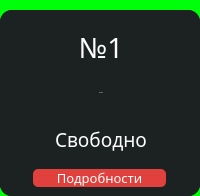
                  <widget class="QFrame" name="PC_1">
                   <property name="font">
                    <font>
                     <family>Montserrat Medium</family>
                    </font>
                   </property>
                   <property name="styleSheet">
                    <string notr="true">background-color: #00FF0A;
border-radius: 15px;</string>
                   </property>
                   <property name="frameShape">
                    <enum>QFrame::StyledPanel</enum>
                   </property>
                   <property name="frameShadow">
                    <enum>QFrame::Raised</enum>
                   </property>
                   <layout class="QVBoxLayout" name="verticalLayout_16">
                    <property name="spacing">
                     <number>0</number>
                    </property>
                    <property name="leftMargin">
                     <number>0</number>
                    </property>
                    <property name="topMargin">
                     <number>10</number>
                    </property>
                    <property name="rightMargin">
                     <number>0</number>
                    </property>
                    <property name="bottomMargin">
                     <number>0</number>
                    </property>
                    <item>
                     <widget class="QFrame" name="box_PC_1">
                      <property name="maximumSize">
                       <size>
                        <width>16777215</width>
                        <height>350</height>
                       </size>
                      </property>
                      <property name="styleSheet">
                       <string notr="true">background-color: rgb(28, 33, 34);
border-radius: 12px;</string>
                      </property>
                      <property name="frameShape">
                       <enum>QFrame::StyledPanel</enum>
                      </property>
                      <property name="frameShadow">
                       <enum>QFrame::Raised</enum>
                      </property>
                      <layout class="QVBoxLayout" name="verticalLayout_17">
                       <property name="spacing">
                        <number>0</number>
                       </property>
                       <property name="leftMargin">
                        <number>0</number>
                       </property>
                       <property name="topMargin">
                        <number>0</number>
                       </property>
                       <property name="rightMargin">
                        <number>0</number>
                       </property>
                       <property name="bottomMargin">
                        <number>0</number>
                       </property>
                       <item>
                        <widget class="QFrame" name="frame_1">
                         <property name="frameShape">
                          <enum>QFrame::StyledPanel</enum>
                         </property>
                         <property name="frameShadow">
                          <enum>QFrame::Raised</enum>
                         </property>
                         <layout class="QVBoxLayout" name="verticalLayout_18">
                          <property name="leftMargin">
                           <number>0</number>
                          </property>
                          <property name="rightMargin">
                           <number>0</number>
                          </property>
                          <item>
                           <widget class="QFrame" name="num_PC_1">
                            <property name="font">
                             <font>
                              <family>Montserrat Medium</family>
                             </font>
                            </property>
                            <property name="frameShape">
                             <enum>QFrame::StyledPanel</enum>
                            </property>
                            <property name="frameShadow">
                             <enum>QFrame::Raised</enum>
                            </property>
                            <layout class="QHBoxLayout" name="horizontalLayout_5">
                             <property name="leftMargin">
                              <number>11</number>
                             </property>
                             <item>
                              <widget class="QLabel" name="num_1">
                               <property name="font">
                                <font>
                                 <family>Montserrat Medium</family>
                                 <pointsize>-1</pointsize>
                                 <weight>7</weight>
                                 <italic>false</italic>
                                 <bold>false</bold>
                                </font>
                               </property>
                               <property name="layoutDirection">
                                <enum>Qt::LeftToRight</enum>
                               </property>
                               <property name="styleSheet">
                                <string notr="true">color: #fff; font-size: 28px;font: 57 28px &quot;Montserrat Medium&quot;;</string>
                               </property>
                               <property name="text">
                                <string>№1</string>
                               </property>
                               <property name="alignment">
                                <set>Qt::AlignCenter</set>
                               </property>
                              </widget>
                             </item>
                            </layout>
                           </widget>
                          </item>
                          <item>
                           <widget class="QFrame" name="timer_PC_1">
                            <property name="font">
                             <font>
                              <family>Montserrat Medium</family>
                             </font>
                            </property>
                            <property name="frameShape">
                             <enum>QFrame::StyledPanel</enum>
                            </property>
                            <property name="frameShadow">
                             <enum>QFrame::Raised</enum>
                            </property>
                            <layout class="QHBoxLayout" name="horizontalLayout_6">
                             <property name="leftMargin">
                              <number>11</number>
                             </property>
                             <item>
                              <widget class="QLabel" name="timer_1">
                               <property name="font">
                                <font>
                                 <family>Montserrat Medium</family>
                                 <pointsize>-1</pointsize>
                                 <weight>7</weight>
                                 <italic>false</italic>
                                 <bold>false</bold>
                                </font>
                               </property>
                               <property name="styleSheet">
                                <string notr="true">color: #fff; font: 57 25px &quot;Montserrat Medium&quot;;</string>
                               </property>
                               <property name="text">
                                <string>00:00:00</string>
                               </property>
                               <property name="alignment">
                                <set>Qt::AlignCenter</set>
                               </property>
                              </widget>
                             </item>
                            </layout>
                           </widget>
                          </item>
                          <item>
                           <widget class="QFrame" name="line_1">
                            <property name="maximumSize">
                             <size>
                              <width>200</width>
                              <height>2</height>
                             </size>
                            </property>
                            <property name="styleSheet">
                             <string notr="true">background-color: #7B7B7B;</string>
                            </property>
                            <property name="frameShape">
                             <enum>QFrame::StyledPanel</enum>
                            </property>
                            <property name="frameShadow">
                             <enum>QFrame::Raised</enum>
                            </property>
                           </widget>
                          </item>
                         </layout>
                        </widget>
                       </item>
                       <item>
                        <widget class="QFrame" name="frame_2">
                         <property name="maximumSize">
                          <size>
                           <width>16777215</width>
                           <height>150</height>
                          </size>
                         </property>
                         <property name="frameShape">
                          <enum>QFrame::StyledPanel</enum>
                         </property>
                         <property name="frameShadow">
                          <enum>QFrame::Raised</enum>
                         </property>
                         <layout class="QVBoxLayout" name="verticalLayout_19">
                          <property name="spacing">
                           <number>0</number>
                          </property>
                          <property name="leftMargin">
                           <number>0</number>
                          </property>
                          <property name="topMargin">
                           <number>0</number>
                          </property>
                          <property name="rightMargin">
                           <number>0</number>
                          </property>
                          <property name="bottomMargin">
                           <number>0</number>
                          </property>
                          <item>
                           <widget class="QFrame" name="info_PC_1">
                            <property name="maximumSize">
                             <size>
                              <width>16777215</width>
                              <height>42</height>
                             </size>
                            </property>
                            <property name="font">
                             <font>
                              <family>Montserrat Medium</family>
                             </font>
                            </property>
                            <property name="frameShape">
                             <enum>QFrame::StyledPanel</enum>
                            </property>
                            <property name="frameShadow">
                             <enum>QFrame::Raised</enum>
                            </property>
                            <layout class="QHBoxLayout" name="horizontalLayout_7">
                             <property name="leftMargin">
                              <number>11</number>
                             </property>
                             <item>
                              <widget class="QLabel" name="info_1">
                               <property name="font">
                                <font>
                                 <family>Montserrat Medium</family>
                                 <pointsize>-1</pointsize>
                                 <weight>7</weight>
                                 <italic>false</italic>
                                 <bold>false</bold>
                                </font>
                               </property>
                               <property name="styleSheet">
                                <string notr="true">color: #fff; font-size: 19px;
font: 57 19px &quot;Montserrat Medium&quot;;</string>
                               </property>
                               <property name="text">
                                <string>Свободно</string>
                               </property>
                               <property name="alignment">
                                <set>Qt::AlignCenter</set>
                               </property>
                              </widget>
                             </item>
                            </layout>
                           </widget>
                          </item>
                          <item>
                           <widget class="QFrame" name="btn_details_PC_1">
                            <property name="maximumSize">
                             <size>
                              <width>16777215</width>
                              <height>60</height>
                             </size>
                            </property>
                            <property name="frameShape">
                             <enum>QFrame::StyledPanel</enum>
                            </property>
                            <property name="frameShadow">
                             <enum>QFrame::Raised</enum>
                            </property>
                            <layout class="QHBoxLayout" name="horizontalLayout_8">
                             <item>
                              <widget class="QPushButton" name="details_1">
                               <property name="maximumSize">
                                <size>
                                 <width>133</width>
                                 <height>40</height>
                                </size>
                               </property>
                               <property name="font">
                                <font>
                                 <family>Montserrat Medium</family>
                                 <pointsize>10</pointsize>
                                 <weight>7</weight>
                                 <italic>false</italic>
                                 <bold>false</bold>
                                </font>
                               </property>
                               <property name="styleSheet">
                                <string notr="true">QPushButton{
background-color: rgb(224, 65, 61);
color: #fff;
border-radius: 5px;
font: 57 10pt &quot;Montserrat Medium&quot;;
}

QPushButton:hover{
background-color: rgb(204, 5, 0);
}</string>
                               </property>
                               <property name="text">
                                <string>Подробности</string>
                               </property>
                              </widget>
                             </item>
                            </layout>
                           </widget>
                          </item>
                         </layout>
                        </widget>
                       </item>
                      </layout>
                     </widget>
                    </item>
                   </layout>
                  </widget>
